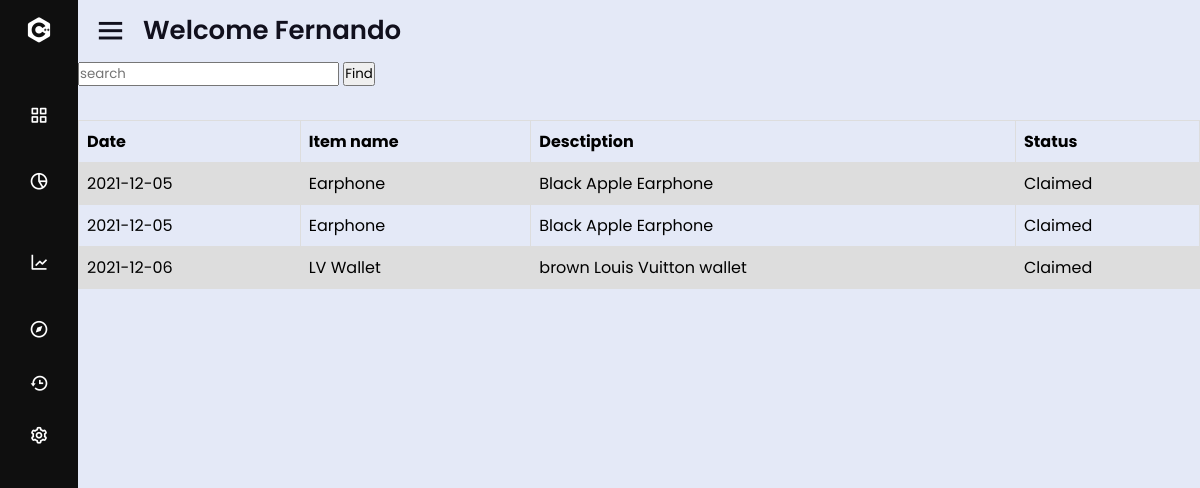
/LostAndFound/viewfounditem.php (signed in), run on the app's committed database.
### tables this page shows
CREATE TABLE `items_table` (
  `id` int(30) NOT NULL,
  `item_name` varchar(100) NOT NULL,
  `description` varchar(1000) NOT NULL,
  `date` date NOT NULL,
  `img_dir` varchar(200) NOT NULL,
  `found` tinyint(1) NOT NULL
);

### LostAndFound/viewfounditem.php (the view)
<?php session_start();
include 'view/navbar.php';
include 'inc/db.inc.php';
                if(isset($_POST['search'])){
                    $searchKey = $_POST['search'];
                    $query = "SELECT * FROM items_table where item_name like '%$searchKey%' or description like '%$searchKey%' ";
                }
                else {
                    $query = "SELECT * FROM items_table where found = true order by date ";
                    $searchKey = "";
                }
                $result = mysqli_query($conn, $query);
?>
    <div>
      <form action="viewlostitem.php" method="post">
        <input type="text" name="search" placeholder="search" value="<?php echo $searchKey?>">
        <input type="submit" name="search-submit" value="Find" >
      </form>
      <table>
         <tr>
              <th>Date</th>
              <th>Item name</th>
              <th>Desctiption</th>
              <th>Status</th>
          </tr>
              <?php
                while($row = mysqli_fetch_array($result))
              {
              ?>
          <tr>
              <td><?php echo $row["date"]; ?></td>
              <td><?php echo $row["item_name"]; ?></td>
              <td><?php echo $row["description"]; ?></td>
              <td><?php echo $row["found"] = true ? "Claimed" :  "Found" ; ?></td>
              </tr>
                <?php
                }
                ?>
      </table>
    </div>
<?php include 'view/navbarClosing.php' ; ?>

### LostAndFound/design/dashboard.css (style rules this page uses)
* { margin: 0; padding: 0; box-sizing: border-box; font-family: 'Poppins', sans-serif; }
form input { margin-bottom: 3%; }
table { font-family: arial, sans-serif; border-collapse: collapse; width: 100%; }
td, th { border: 1px solid #dddddd; text-align: left; padding: 8px; }
tr:nth-child(even) { background-color: #dddddd; }

### data on the page
items_table: date "2021-12-05", item_name "Earphone", description "Black Apple Earphone", found "Claimed"
items_table: date "2021-12-05", item_name "Earphone", description "Black Apple Earphone", found "Claimed"
items_table: date "2021-12-06", item_name "LV Wallet", description "brown Louis Vuitton wallet", found "Claimed"

### other printed values
$_SESSION['fname'] "Fernando"
